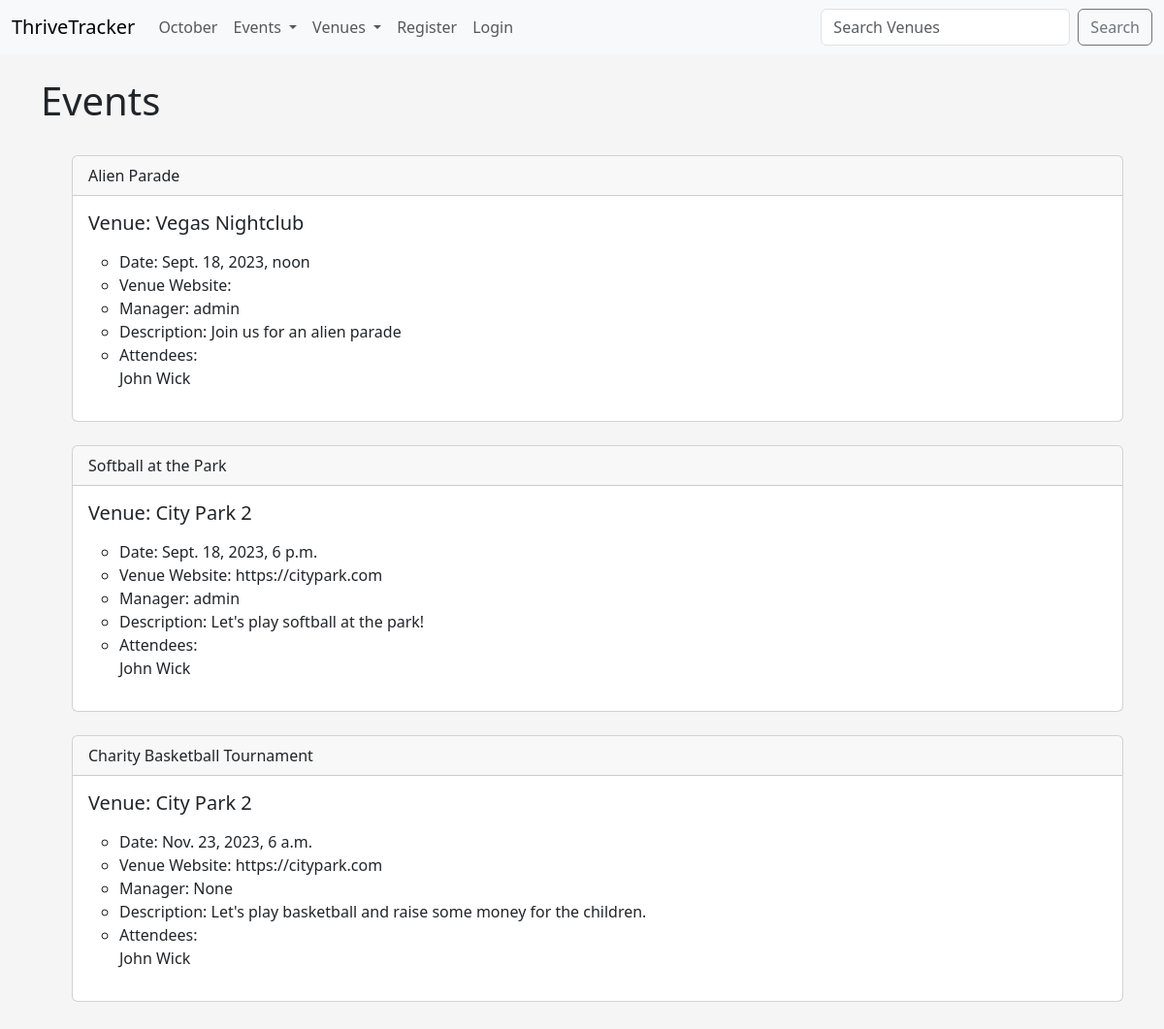
Before: /events with the older database file.
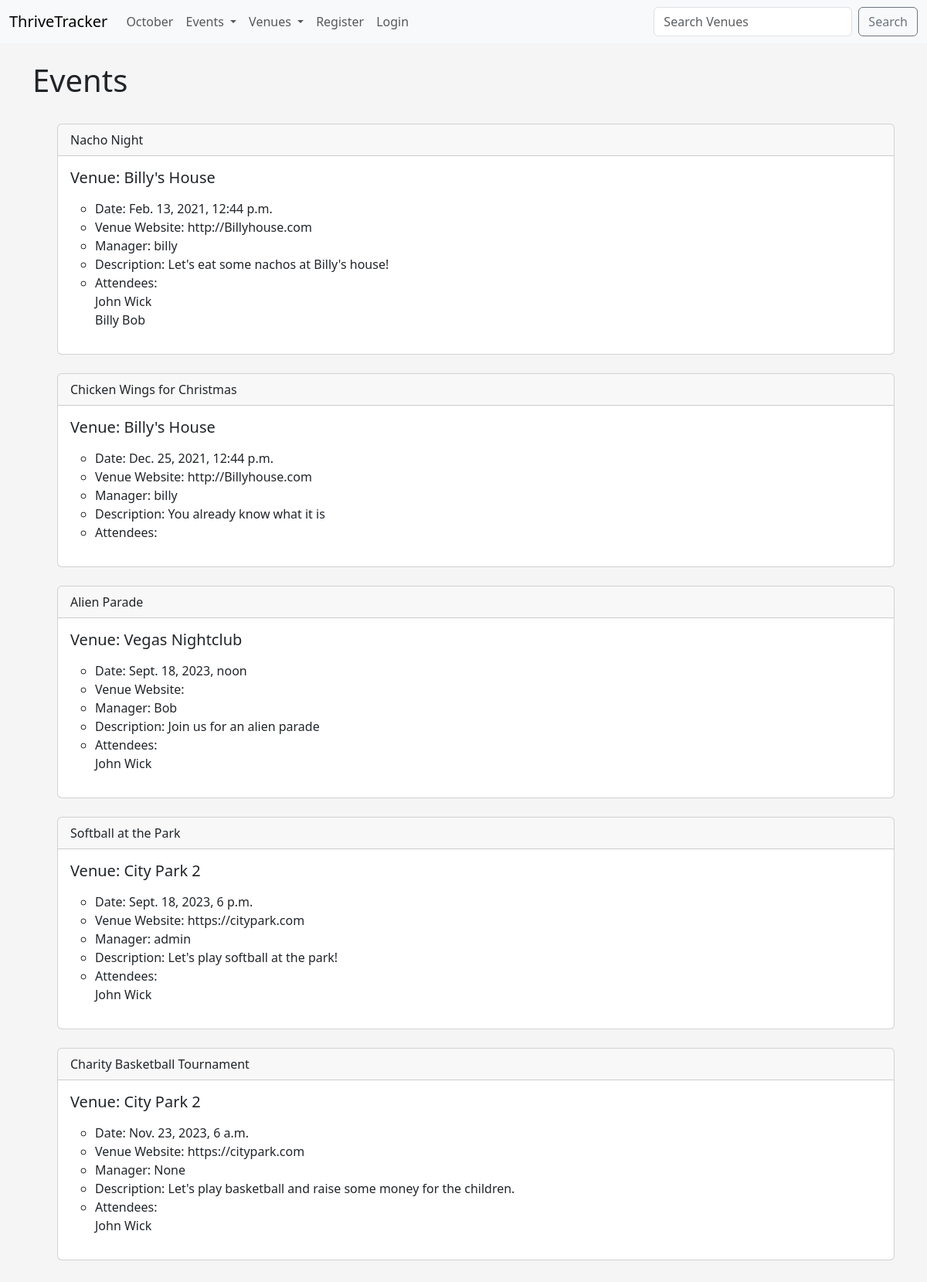
After: the same page with the newer database file.
### addiction_calendar/models.py (models this page shows)
class Event(models.Model):
    name = models.CharField('Event Name', max_length=200)
    event_date = models.DateTimeField('Event Date')
    venue = models.ForeignKey(Venue, blank=True, null=True, on_delete=models.CASCADE)
    manager = models.ForeignKey(User, blank = True, null = True, on_delete=models.SET_NULL)
    description = models.TextField('Event Description', blank=True)
    attendees = models.ManyToManyField(ThriveTrackerUser, blank=True)
    def __str__(self):
        return self.name

class Venue(models.Model):
    name = models.CharField('Venue Name', max_length=200)
    address = models.CharField('Venue Address', max_length=300)
    zip_code = models.CharField('Venue Zip Code', max_length=15)
    phone = models.CharField('Venue Phone', max_length=20, blank=True)
    web = models.URLField('Venue Website', blank=True)
    email_address = models.EmailField('Venue Email', blank=True)
    owner = models.IntegerField('Venue Owner', blank=False, default = 1)
    def __str__(self):
        return self.name

class ThriveTrackerUser(models.Model):
    first_name = models.CharField('First Name', max_length=200)
    last_name = models.CharField('Last Name', max_length=200)
    username = models.CharField('Username', max_length=200)
    email = models.EmailField('Email Address')
    def __str__(self):
        return self.first_name + ' ' + self.last_name

### addiction_calendar/views.py (the view)
# urls.py: path('events', views.all_events, name="events-list"),
def all_events(request):
    events_list = Event.objects.all().order_by('event_date', 'name')
    return render(request, 'addiction_events/events_list.html',
            {'events_list': events_list})

### addiction_calendar/templates/addiction_events/events_list.html (shortened to what this page needs)
{% extends 'addiction_events/base.html' %}
{% block content %}
    <h1>Events</h1>
    <br/>
    <ul>
    {% for event in events_list%}
    <div class="card">
        <div class="card-header">
            {{ event }}
        </div>
        <div class="card-body">
          <h5 class="card-title">Venue: {{ event.venue }}</h5>
          <p class="card-text">
            <ul>
                <li>Date: {{ event.event_date }}</li>
                <li>Venue Website: {{ event.venue.web }}</li>
                <li>Manager: {{ event.manager }}</li>
                <li>Description: {{ event.description }}</li>
                <li>Attendees:
                    <br/>
                {% for user in event.attendees.all %}
                     {{ user }}
                     <br/>
                {% endfor %}
                </li>
            </ul>
        </p>
      </div>
    </div>
    <br/>
    {% endfor %}
{% endblock %}

### addiction_calendar/templates/addiction_events/base.html (shortened to what this page needs)
<!DOCTYPE html>
<html lang="en">
  <head>
    <link
      href="https://cdn.jsdelivr.net/npm/bootstrap@5.3.1/dist/css/bootstrap.min.css"
      rel="stylesheet"
    />
  </head>
  <body>
    {% include 'addiction_events/navbar.html' %}
    <br />
    <div class="container">
       {% block content %} {% endblock %}
    </div>
  </body>
</html>

### addiction_calendar/templates/addiction_events/navbar.html (shortened to what this page needs)
<nav class="navbar navbar-expand-lg bg-body-tertiary">
  <div class="container-fluid">
    <a class="navbar-brand" href="{%url 'home'%}">ThriveTracker</a>
    <div class="collapse navbar-collapse" id="navbarSupportedContent">
      <ul class="navbar-nav me-auto mb-2 mb-lg-0">
        <li class="nav-item">
          <a class="nav-link" href="{%url 'home' '2023' 'October'%}">October</a>
        </li>
        <li class="nav-item dropdown">
          <a
            class="nav-link dropdown-toggle"
            href="#"
            role="button"
            data-bs-toggle="dropdown"
            aria-expanded="false"
          >
            Events
          </a>
        </li>
        <li class="nav-item dropdown">
          <a
            class="nav-link dropdown-toggle"
            href="#"
            role="button"
            data-bs-toggle="dropdown"
            aria-expanded="false"
          >
            Venues
          </a>
        </li>
        {% if user.is_authenticated %}
        <li class="nav-item dropdown">
          <a
            class="nav-link dropdown-toggle"
            href="#"
            role="button"
            data-bs-toggle="dropdown"
            aria-expanded="false"
          >
            Download Venues
          </a>
          <ul class="dropdown-menu">
            <li>
              <a class="dropdown-item" href="{%url 'venue-text'%}"
                >Venues Text File</a
              >
            </li>
            <li>
              <a class="dropdown-item" href="{%url 'venue-csv'%}"
                >Venues CSV File</a
              >
            </li>
            <li>
              <a class="dropdown-item" href="{%url 'venue-pdf'%}"
                >Venues PDF File</a
              >
            </li>
          </ul>
        </li>
        <li class="nav-item">
          <a class="nav-link" href="{%url 'logout'%}">Logout</a>
        </li>
        {% else %}
        <li class="nav-item">
          <a class="nav-link" href="{%url 'register-user'%}">Register</a>
        </li>
        <li class="nav-item">
          <a class="nav-link" href="{%url 'login'%}">Login</a>
        </li>
        {% endif %}
      </ul>
      <form
        method="POST"
        action="{% url 'search-venues' %}"
        class="d-flex"
        role="search"
      >
        <input
          name="searched"
          class="form-control me-2"
          type="search"
          placeholder="Search Venues"
          aria-label="Search"
        />
        <button class="btn btn-outline-secondary" type="submit">Search</button>
      </form>
    </div>
  </div>
</nav>

### addiction_calendar/templates/addiction_events/base.html (style rules this page uses)
body { background: #f5f5f5; }

Changed rows visible on the page:
added Event: name "Nacho Night", venue "Billy's House", event_date "Feb. 13, 2021, 12:44 p.m.", venue.web "http://Billyhouse.com", manager "billy", description "Let's eat some nachos at Billy's house!", ThriveTrackerUser (first_name+last_name "John Wick")
now on this page (row unchanged): ThriveTrackerUser: first_name+last_name "Billy Bob", shown under "Nacho Night"
added Event: name "Chicken Wings for Christmas", venue "Billy's House", event_date "Dec. 25, 2021, 12:44 p.m.", venue.web "http://Billyhouse.com", manager "billy", description "You already know what it is"
changed Event "Alien Parade": manager "admin" → "Bob"
